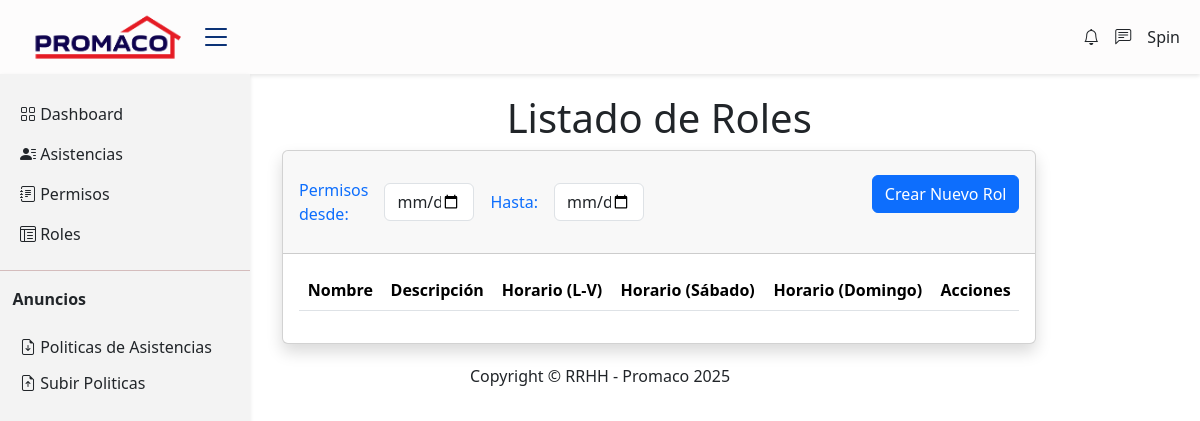
The page /roles/roles/ (signed in) on the database as committed earlier.
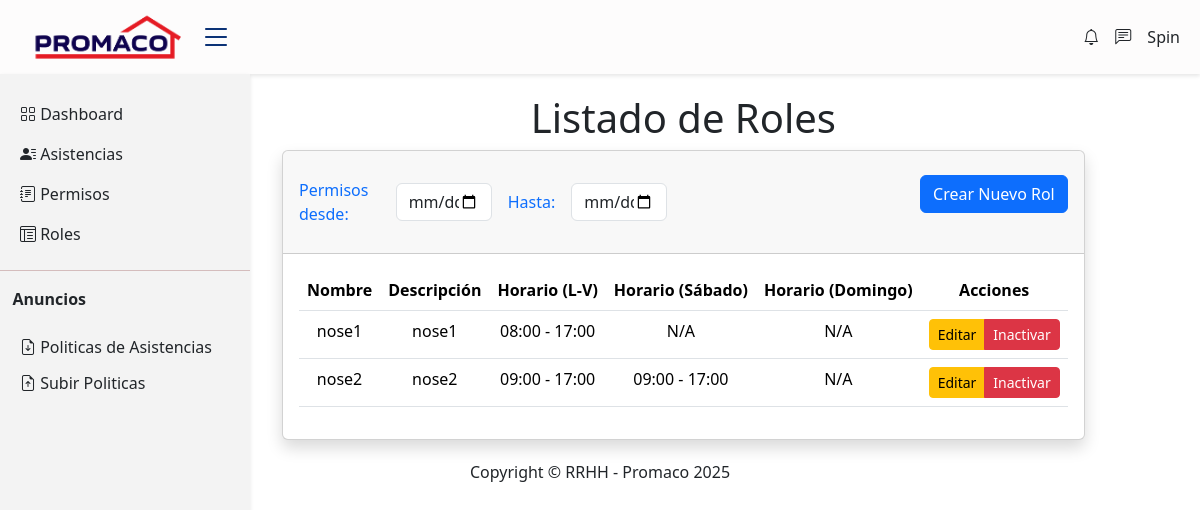
The same page on the database as committed later.
### Apps/roles/models.py (models this page shows, shortened)
class Rol(models.Model):
    nombre = models.CharField(max_length=100, unique=True)  # Nombre del rol
    descripcion = models.TextField(
        null=True, blank=True)  # Descripción opcional
    hora_inicio_semana = models.TimeField()  # Horario de lunes a viernes (inicio)
    hora_fin_semana = models.TimeField()  # Horario de lunes a viernes (fin)
    hora_inicio_sabado = models.TimeField(
        null=True, blank=True)  # Horario del sábado (opcional)
    hora_fin_sabado = models.TimeField(
        null=True, blank=True)  # Horario del sábado (opcional)
    hora_inicio_domingo = models.TimeField(
        null=True, blank=True)  # Horario del domingo (opcional)
    hora_fin_domingo = models.TimeField(
        null=True, blank=True)  # Horario del domingo (opcional)
    estado = models.CharField(
        max_length=8,
        choices=[('ACTIVO', 'ACTIVO'), ('INACTIVO', 'INACTIVO')],
        default='ACTIVO'
    )  # Control de estado
    creado_por = models.CharField(
        max_length=100, default='SISTEMA')  # Quién creó el registro
    modificado_por = models.CharField(
        max_length=100, null=True, blank=True)  # Última modificación
    fecha_creacion = models.DateTimeField(auto_now_add=True)  # Creado en
    fecha_actualizacion = models.DateTimeField(
        auto_now=True)  # Última actualización
    class Meta:
        db_table = 'roles'

### Apps/roles/views.py (the view)
# urls.py: path('roles/', views.rol_list, name='rol_list'),
@login_required
def rol_list(request):
    try:
        roles = Rol.objects.filter(estado='ACTIVO')
    except Exception as e:
        logger.exception("Error al obtener la lista de roles")
        messages.error(request, "Error al obtener la lista de roles.")
        roles = []
    return render(request, 'rol_crud.html', {'roles': roles})

### Apps/roles/templates/rol_crud.html (shortened to what this page needs)
{% extends 'base.html' %}
{% load static %}
{% block content %}
<link href="https://cdn.jsdelivr.net/npm/bootstrap@5.3.3/dist/css/bootstrap.min.css" rel="stylesheet">
<div id="wrapper">
  <div id="content-wrapper" class="d-flex flex-column">
    <div id="content">
      <div class="container-fluid">
        <div class="align-items-center">
          <h1 class="text-gray-800 text-center font-weight-bold">Listado de Roles</h1>
        </div>
        <div class="card shadow mb-12">
          <div class="card-header py-3">
            <div class="d-flex align-items-center justify-content-between">
              <div class="col-md-6 d-flex align-items-center">
                <label for="" class="m-0 font-weight-bold text-primary">
                  Permisos desde:
                </label>
                <input type="date" class="m-3 form-control w-25">
                <label for="" class="m-0 font-weight-bold text-primary">
                  Hasta:
                </label>
                <input type="date" class="m-3 form-control w-25">
              </div>
              <div class="btn-group ms-auto" role="group">
                <div class="d-flex justify-content-end mb-3">
                  <button class="btn btn-primary" data-bs-toggle="modal" data-bs-target="#createRolModal">
                    Crear Nuevo Rol
                  </button>
                </div>
              </div>
            </div>
          </div>
          <div class="card-body">
            <div class="table-responsive">
              <table class="table datatable text-center" id="dataTable" cellspacing="0">
                <thead class="text-center">
                  <tr class="table-tr">
                    <tr>
                      <th>Nombre</th>
                      <th>Descripción</th>
                      <th>Horario (L-V)</th>
                      <th>Horario (Sábado)</th>
                      <th>Horario (Domingo)</th>
                      <th>Acciones</th>
                    </tr>
                </thead>
                <tbody>
                  {% for rol in roles %}
                  <tr>
                    <td>{{ rol.nombre }}</td>
                    <td>{{ rol.descripcion }}</td>
                    <td>{{ rol.hora_inicio_semana }} - {{ rol.hora_fin_semana }}</td>
                    <td>
                      {% if rol.hora_inicio_sabado %}
                      {{ rol.hora_inicio_sabado }} - {{ rol.hora_fin_sabado }}
                      {% else %}
                      N/A
                      {% endif %}
                    </td>
                    <td>
                      {% if rol.hora_inicio_domingo %}
                      {{ rol.hora_inicio_domingo }} - {{ rol.hora_fin_domingo }}
                      {% else %}
                      N/A
                      {% endif %}
                    </td>
                    <td>
                      <div class="btn-group">
                        <button class="btn btn-warning btn-sm" data-bs-toggle="modal" data-bs-target="#updateRolModal{{ rol.id }}">
                          Editar
                        </button>
                        <button class="btn btn-danger btn-sm" data-bs-toggle="modal" data-bs-target="#inactivateRolModal{{ rol.id }}">
                          Inactivar
                        </button>
                      </div>
                    </td>
                  </tr>
            {% endfor %}
          </tbody>
        </table>
      </div>
    </div>
  </div>
</div>
{% endblock %}

Rows that differ between the two databases and show on the page:
added Rol: nombre "nose1", descripcion "nose1", hora_inicio_semana "08:00", hora_fin_semana "17:00", shows "N/A"
added Rol: nombre "nose2", descripcion "nose2", hora_inicio_semana "09:00", hora_fin_semana "17:00", hora_inicio_sabado "09:00", hora_fin_sabado "17:00", shows "N/A"
